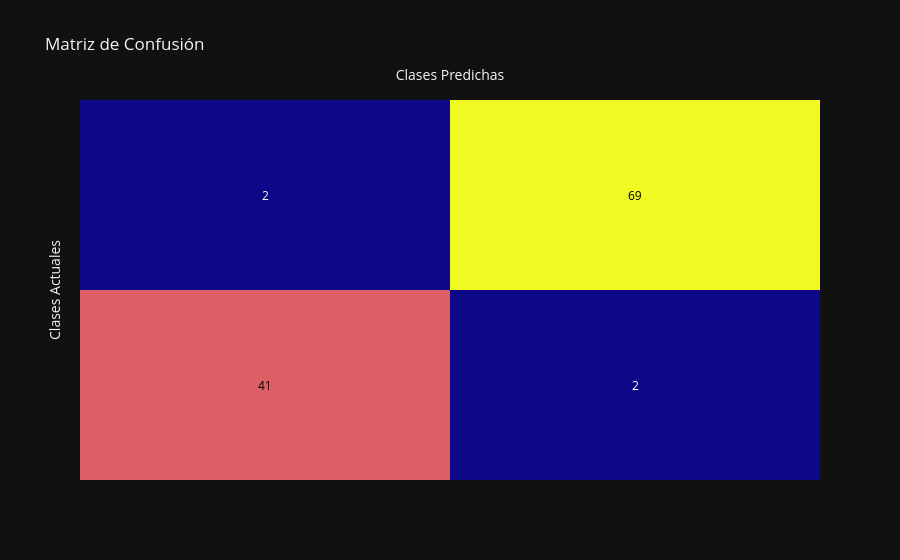

This figure's notebook cell:
### Code cell
# Realizar predicciones
y_pred = lrr.predict(X_test)

# Crear una matriz de confusión
cm = confusion_matrix(y_test, y_pred)
ff.create_annotated_heatmap(z=cm).update_layout(title='Matriz de Confusión', xaxis_title='Clases Predichas', yaxis_title='Clases Actuales')

### Figure 1 — Plotly figure (JSON) as saved in the notebook; plotly's stock layout.template omitted (floating-point values rounded to 4 significant figures)
{"data": [{"colorscale": [[0, "#0d0887"], [0.1111, "#46039f"], [0.2222, "#7201a8"], [0.3333, "#9c179e"], [0.4444, "#bd3786"], [0.5556, "#d8576b"], [0.6667, "#ed7953"], [0.7778, "#fb9f3a"], [0.8889, "#fdca26"], [1, "#f0f921"]], "reversescale": false, "showscale": false, "type": "heatmap", "z": [[41, 2], [2, 69]]}], "layout": {"annotations": [{"font": {"color": "#000000"}, "showarrow": false, "text": "41", "x": 0, "xref": "x", "y": 0, "yref": "y"}, {"font": {"color": "#FFFFFF"}, "showarrow": false, "text": "2", "x": 1, "xref": "x", "y": 0, "yref": "y"}, {"font": {"color": "#FFFFFF"}, "showarrow": false, "text": "2", "x": 0, "xref": "x", "y": 1, "yref": "y"}, {"font": {"color": "#000000"}, "showarrow": false, "text": "69", "x": 1, "xref": "x", "y": 1, "yref": "y"}], "title": {"text": "Matriz de Confusión"}, "xaxis": {"gridcolor": "rgb(0, 0, 0)", "showticklabels": false, "side": "top", "ticks": "", "title": {"text": "Clases Predichas"}}, "yaxis": {"showticklabels": false, "ticks": "", "ticksuffix": "  ", "title": {"text": "Clases Actuales"}}}}
